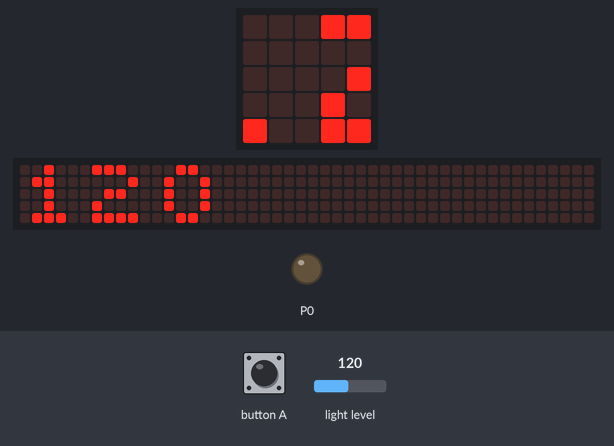
Bench run of a program on a simulated BBC micro:bit (MakeCode). Shown: the board's 5×5 LED display, a strip that is not on the board, showing the scrolling text unrolled, output pins drawn as LEDs (lit = HIGH). Inputs (shaded band) come from the test bench; at power-on: light level 120. The 48×5 strip is a reading aid, not a part: it shows the text the display is scrolling, unrolled, one strip-width of it at a time.

Above: at 4.87 s.
4.9 s: light level set to 5
At 7.8 s:
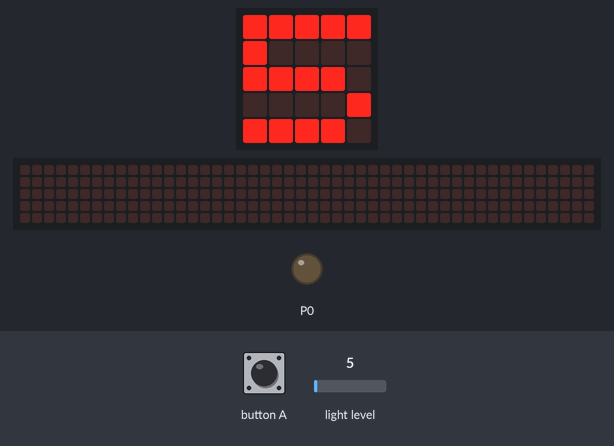
At 9.1 s:
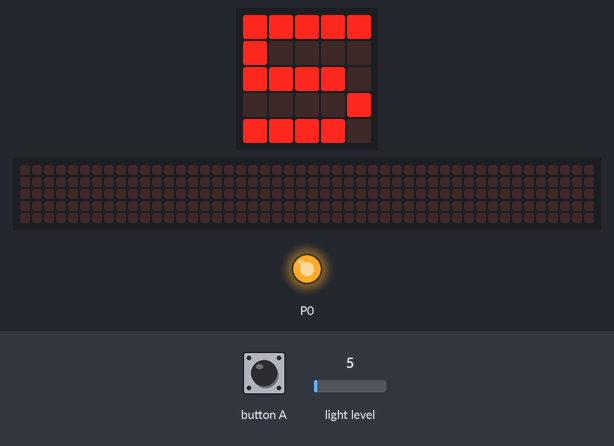
9.4 s: button A pressed for 0.15 s
10.1 s: light level set to 64
12.2 s: light level set to 128
15.8 s: button A pressed for 0.15 s
At 16.65 s:
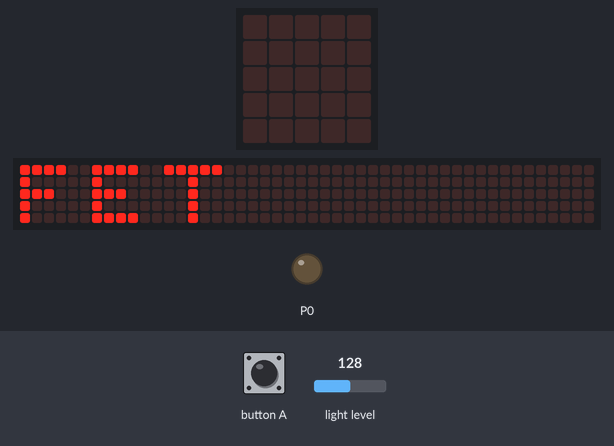
Timing chart, 0 to 18.8 s (numbered marks = the images above; inputs shaded):
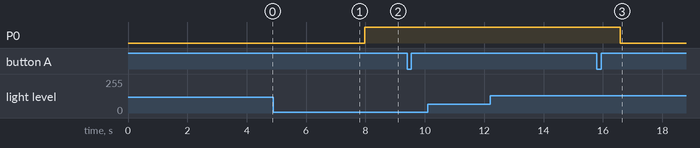

The program:

main.ts
```typescript
input.onButtonPressed(Button.A, function () {
    basic.showString("FET")
})
let N = 0
basic.showString("FET")
basic.forever(function () {
    N = input.lightLevel()
    basic.showNumber(N)
    if (30 < N) {
        pins.digitalWritePin(DigitalPin.P0, 0)
    } else {
        pins.digitalWritePin(DigitalPin.P0, 1)
    }
})
```

test.ts
```typescript
// テストはここに来ます。このパッケージが拡張機能として使用されるときにはコンパイルされません。
```

Measured:
- after the input at 4.9 s, P0: LOW → HIGH after 3.1 s
- after the input at 9.4 s, every drawn part: stays the same
- after the input at 15.8 s, the display: first differs from a run without the input after 0.78 s (image 3)
